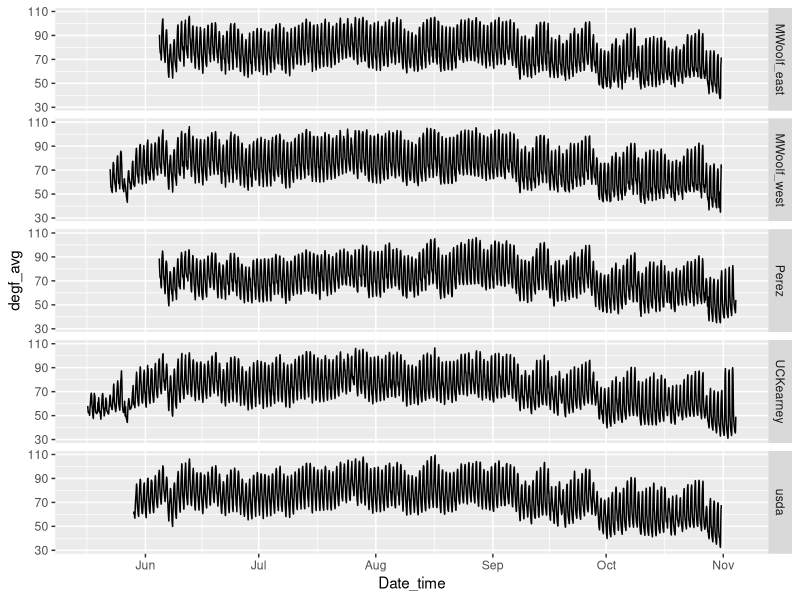

Write R code to recreate this figure. (Note: this script raises an error after producing the figure.)
#===========================================================================#
# script1_temperature_variation.R
#
#
#===========================================================================#


library(tidyverse)
library(lubridate)

## Variation in 2019 data
alltemps19 <- readr::read_csv("./trapview_temps_degf_y19.csv")

ggplot(alltemps19, aes(x = Date_time, y = degf_avg)) +
  geom_line() +
  facet_grid(site ~ .)

# May is in 2 of the 6 data sets, nothing earlier

# May is in 2 of the 6 data sets, nothing earlier

# Examine by month in order to contrast and to expand the x-scale. In order
# to do that, get month and day of month as variables

alltemps19
# A tibble: 18,969 x 6
#   site      Date_time           degf_avg degf_lo degf_hi rh_avg
#   <chr>     <dttm>                 <dbl>   <dbl>   <dbl>  <dbl>
# 1 UCKearney 2019-05-16 17:00:00     56.1    55.4    56.8   83.0
# 2 UCKearney 2019-05-16 18:00:00     57.5    56.1    58.6   81.7

alltemps192 %>% # 18969 to 798
  mutate(mnth = month(Date_time, label = TRUE, abbr = TRUE),
         day_of_mnth = mday(Date_time)) %>% 
  group_by(site, mnth, day_of_mnth) %>% 
  summarise(degf_lo = min(degf_lo))

# Nightly low was in this range in almost all months (lower in October?)
# Need to look at diurnal variation, but these data suggest no great differences
# from June to September
